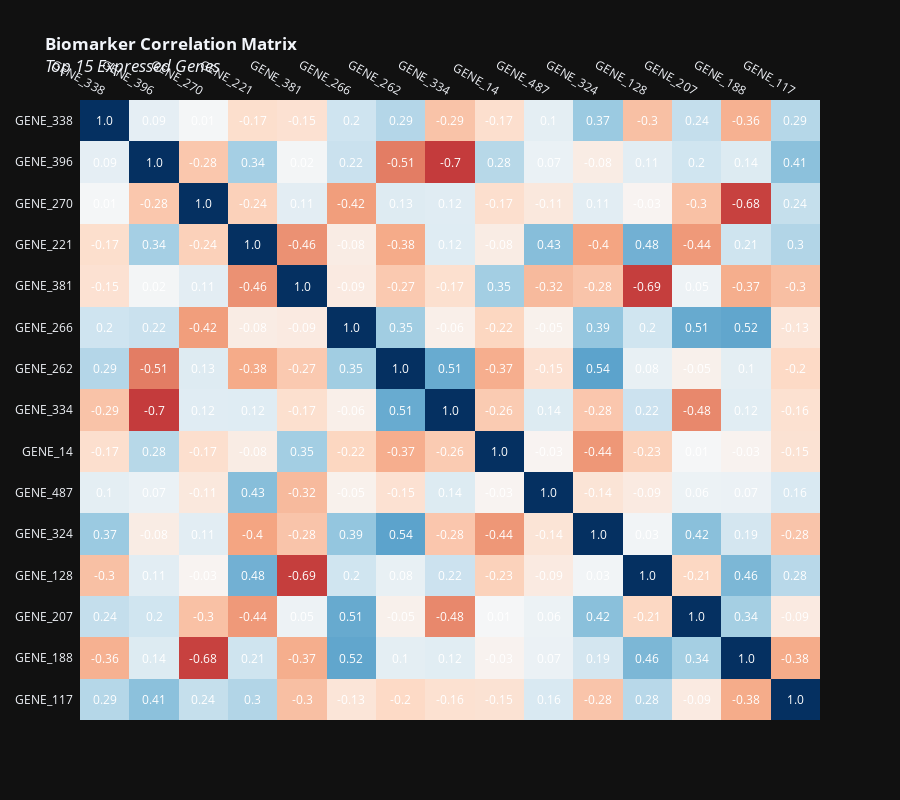

Source (notebook cell):
### Code cell
# Select top 15 biomarkers for correlation
top_biomarkers = data.nlargest(15, 'expression_level')['gene_id'].tolist()

# Generate correlation matrix (simulated - replace with your actual data)
np.random.seed(42)
corr_data = pd.DataFrame(
    np.random.randn(len(top_biomarkers), len(top_biomarkers)),
    columns=top_biomarkers,
    index=top_biomarkers
)
corr_matrix = np.corrcoef(corr_data)
np.fill_diagonal(corr_matrix, 1)

# Create annotated heatmap
fig = ff.create_annotated_heatmap(
    z=corr_matrix,
    x=top_biomarkers,
    y=top_biomarkers,
    annotation_text=np.around(corr_matrix, decimals=2),
    colorscale='RdBu',
    zmin=-1,
    zmax=1,
    hoverinfo='z'
)

fig.update_layout(
    title='<b>Biomarker Correlation Matrix</b><br><i>Top 15 Expressed Genes</i>',
    width=900,
    height=800,
    template='plotly_dark',
    yaxis=dict(autorange='reversed')
)

# ... (keep all the code above line 35 as is) ...

# Add colorbar title - CORRECTED VERSION
fig.update_layout(coloraxis_colorbar=dict(
    title="Correlation"
))

fig.show()

### Figure 1 — Plotly figure (JSON) as saved in the notebook; plotly's stock layout.template omitted (floating-point values rounded to 4 significant figures; data arrays with more than 128 entries replaced by an {"elided": "..."} marker saying what was removed)
{"data": [{"colorscale": [[0, "rgb(103,0,31)"], [0.1, "rgb(178,24,43)"], [0.2, "rgb(214,96,77)"], [0.3, "rgb(244,165,130)"], [0.4, "rgb(253,219,199)"], [0.5, "rgb(247,247,247)"], [0.6, "rgb(209,229,240)"], [0.7, "rgb(146,197,222)"], [0.8, "rgb(67,147,195)"], [0.9, "rgb(33,102,172)"], [1, "rgb(5,48,97)"]], "hoverinfo": "z", "reversescale": false, "showscale": false, "type": "heatmap", "x": ["GENE_338", "GENE_396", "GENE_270", "GENE_221", "GENE_381", "GENE_266", "GENE_262", "GENE_334", "GENE_14", "GENE_487", "GENE_324", "GENE_128", "GENE_207", "GENE_188", "GENE_117"], "y": ["GENE_338", "GENE_396", "GENE_270", "GENE_221", "GENE_381", "GENE_266", "GENE_262", "GENE_334", "GENE_14", "GENE_487", "GENE_324", "GENE_128", "GENE_207", "GENE_188", "GENE_117"], "z": {"elided": "15x15 float values"}, "zmax": 1, "zmin": -1}], "layout": {"annotations": [{"font": {"color": "#FFFFFF"}, "showarrow": false, "text": "1.0", "x": "GENE_338", "xref": "x", "y": "GENE_338", "yref": "y"}, {"font": {"color": "#FFFFFF"}, "showarrow": false, "text": "0.09", "x": "GENE_396", "xref": "x", "y": "GENE_338", "yref": "y"}, {"font": {"color": "#FFFFFF"}, "showarrow": false, "text": "0.01", "x": "GENE_270", "xref": "x", "y": "GENE_338", "yref": "y"}, {"font": {"color": "#FFFFFF"}, "showarrow": false, "text": "-0.17", "x": "GENE_221", "xref": "x", "y": "GENE_338", "yref": "y"}, {"font": {"color": "#FFFFFF"}, "showarrow": false, "text": "-0.15", "x": "GENE_381", "xref": "x", "y": "GENE_338", "yref": "y"}, {"font": {"color": "#FFFFFF"}, "showarrow": false, "text": "0.2", "x": "GENE_266", "xref": "x", "y": "GENE_338", "yref": "y"}, {"font": {"color": "#FFFFFF"}, "showarrow": false, "text": "0.29", "x": "GENE_262", "xref": "x", "y": "GENE_338", "yref": "y"}, {"font": {"color": "#FFFFFF"}, "showarrow": false, "text": "-0.29", "x": "GENE_334", "xref": "x", "y": "GENE_338", "yref": "y"}, {"font": {"color": "#FFFFFF"}, "showarrow": false, "text": "-0.17", "x": "GENE_14", "xref": "x", "y": "GENE_338", "yref": "y"}, {"font": {"color": "#FFFFFF"}, "showarrow": false, "text": "0.1", "x": "GENE_487", "xref": "x", "y": "GENE_338", "yref": "y"}, {"font": {"color": "#FFFFFF"}, "showarrow": false, "text": "0.37", "x": "GENE_324", "xref": "x", "y": "GENE_338", "yref": "y"}, {"font": {"color": "#FFFFFF"}, "showarrow": false, "text": "-0.3", "x": "GENE_128", "xref": "x", "y": "GENE_338", "yref": "y"}, {"font": {"color": "#FFFFFF"}, "showarrow": false, "text": "0.24", "x": "GENE_207", "xref": "x", "y": "GENE_338", "yref": "y"}, {"font": {"color": "#FFFFFF"}, "showarrow": false, "text": "-0.36", "x": "GENE_188", "xref": "x", "y": "GENE_338", "yref": "y"}, {"font": {"color": "#FFFFFF"}, "showarrow": false, "text": "0.29", "x": "GENE_117", "xref": "x", "y": "GENE_338", "yref": "y"}, {"font": {"color": "#FFFFFF"}, "showarrow": false, "text": "0.09", "x": "GENE_338", "xref": "x", "y": "GENE_396", "yref": "y"}, {"font": {"color": "#FFFFFF"}, "showarrow": false, "text": "1.0", "x": "GENE_396", "xref": "x", "y": "GENE_396", "yref": "y"}, {"font": {"color": "#FFFFFF"}, "showarrow": false, "text": "-0.28", "x": "GENE_270", "xref": "x", "y": "GENE_396", "yref": "y"}, {"font": {"color": "#FFFFFF"}, "showarrow": false, "text": "0.34", "x": "GENE_221", "xref": "x", "y": "GENE_396", "yref": "y"}, {"font": {"color": "#FFFFFF"}, "showarrow": false, "text": "0.02", "x": "GENE_381", "xref": "x", "y": "GENE_396", "yref": "y"}, {"font": {"color": "#FFFFFF"}, "showarrow": false, "text": "0.22", "x": "GENE_266", "xref": "x", "y": "GENE_396", "yref": "y"}, {"font": {"color": "#FFFFFF"}, "showarrow": false, "text": "-0.51", "x": "GENE_262", "xref": "x", "y": "GENE_396", "yref": "y"}, {"font": {"color": "#FFFFFF"}, "showarrow": false, "text": "-0.7", "x": "GENE_334", "xref": "x", "y": "GENE_396", "yref": "y"}, {"font": {"color": "#FFFFFF"}, "showarrow": false, "text": "0.28", "x": "GENE_14", "xref": "x", "y": "GENE_396", "yref": "y"}, {"font": {"color": "#FFFFFF"}, "showarrow": false, "text": "0.07", "x": "GENE_487", "xref": "x", "y": "GENE_396", "yref": "y"}, {"font": {"color": "#FFFFFF"}, "showarrow": false, "text": "-0.08", "x": "GENE_324", "xref": "x", "y": "GENE_396", "yref": "y"}, {"font": {"color": "#FFFFFF"}, "showarrow": false, "text": "0.11", "x": "GENE_128", "xref": "x", "y": "GENE_396", "yref": "y"}, {"font": {"color": "#FFFFFF"}, "showarrow": false, "text": "0.2", "x": "GENE_207", "xref": "x", "y": "GENE_396", "yref": "y"}, {"font": {"color": "#FFFFFF"}, "showarrow": false, "text": "0.14", "x": "GENE_188", "xref": "x", "y": "GENE_396", "yref": "y"}, {"font": {"color": "#FFFFFF"}, "showarrow": false, "text": "0.41", "x": "GENE_117", "xref": "x", "y": "GENE_396", "yref": "y"}, {"font": {"color": "#FFFFFF"}, "showarrow": false, "text": "0.01", "x": "GENE_338", "xref": "x", "y": "GENE_270", "yref": "y"}, {"font": {"color": "#FFFFFF"}, "showarrow": false, "text": "-0.28", "x": "GENE_396", "xref": "x", "y": "GENE_270", "yref": "y"}, {"font": {"color": "#FFFFFF"}, "showarrow": false, "text": "1.0", "x": "GENE_270", "xref": "x", "y": "GENE_270", "yref": "y"}, {"font": {"color": "#FFFFFF"}, "showarrow": false, "text": "-0.24", "x": "GENE_221", "xref": "x", "y": "GENE_270", "yref": "y"}, {"font": {"color": "#FFFFFF"}, "showarrow": false, "text": "0.11", "x": "GENE_381", "xref": "x", "y": "GENE_270", "yref": "y"}, {"font": {"color": "#FFFFFF"}, "showarrow": false, "text": "-0.42", "x": "GENE_266", "xref": "x", "y": "GENE_270", "yref": "y"}, {"font": {"color": "#FFFFFF"}, "showarrow": false, "text": "0.13", "x": "GENE_262", "xref": "x", "y": "GENE_270", "yref": "y"}, {"font": {"color": "#FFFFFF"}, "showarrow": false, "text": "0.12", "x": "GENE_334", "xref": "x", "y": "GENE_270", "yref": "y"}, {"font": {"color": "#FFFFFF"}, "showarrow": false, "text": "-0.17", "x": "GENE_14", "xref": "x", "y": "GENE_270", "yref": "y"}, {"font": {"color": "#FFFFFF"}, "showarrow": false, "text": "-0.11", "x": "GENE_487", "xref": "x", "y": "GENE_270", "yref": "y"}, {"font": {"color": "#FFFFFF"}, "showarrow": false, "text": "0.11", "x": "GENE_324", "xref": "x", "y": "GENE_270", "yref": "y"}, {"font": {"color": "#FFFFFF"}, "showarrow": false, "text": "-0.03", "x": "GENE_128", "xref": "x", "y": "GENE_270", "yref": "y"}, {"font": {"color": "#FFFFFF"}, "showarrow": false, "text": "-0.3", "x": "GENE_207", "xref": "x", "y": "GENE_270", "yref": "y"}, {"font": {"color": "#FFFFFF"}, "showarrow": false, "text": "-0.68", "x": "GENE_188", "xref": "x", "y": "GENE_270", "yref": "y"}, {"font": {"color": "#FFFFFF"}, "showarrow": false, "text": "0.24", "x": "GENE_117", "xref": "x", "y": "GENE_270", "yref": "y"}, {"font": {"color": "#FFFFFF"}, "showarrow": false, "text": "-0.17", "x": "GENE_338", "xref": "x", "y": "GENE_221", "yref": "y"}, {"font": {"color": "#FFFFFF"}, "showarrow": false, "text": "0.34", "x": "GENE_396", "xref": "x", "y": "GENE_221", "yref": "y"}, {"font": {"color": "#FFFFFF"}, "showarrow": false, "text": "-0.24", "x": "GENE_270", "xref": "x", "y": "GENE_221", "yref": "y"}, {"font": {"color": "#FFFFFF"}, "showarrow": false, "text": "1.0", "x": "GENE_221", "xref": "x", "y": "GENE_221", "yref": "y"}, {"font": {"color": "#FFFFFF"}, "showarrow": false, "text": "-0.46", "x": "GENE_381", "xref": "x", "y": "GENE_221", "yref": "y"}, {"font": {"color": "#FFFFFF"}, "showarrow": false, "text": "-0.08", "x": "GENE_266", "xref": "x", "y": "GENE_221", "yref": "y"}, {"font": {"color": "#FFFFFF"}, "showarrow": false, "text": "-0.38", "x": "GENE_262", "xref": "x", "y": "GENE_221", "yref": "y"}, {"font": {"color": "#FFFFFF"}, "showarrow": false, "text": "0.12", "x": "GENE_334", "xref": "x", "y": "GENE_221", "yref": "y"}, {"font": {"color": "#FFFFFF"}, "showarrow": false, "text": "-0.08", "x": "GENE_14", "xref": "x", "y": "GENE_221", "yref": "y"}, {"font": {"color": "#FFFFFF"}, "showarrow": false, "text": "0.43", "x": "GENE_487", "xref": "x", "y": "GENE_221", "yref": "y"}, {"font": {"color": "#FFFFFF"}, "showarrow": false, "text": "-0.4", "x": "GENE_324", "xref": "x", "y": "GENE_221", "yref": "y"}, {"font": {"color": "#FFFFFF"}, "showarrow": false, "text": "0.48", "x": "GENE_128", "xref": "x", "y": "GENE_221", "yref": "y"}, {"font": {"color": "#FFFFFF"}, "showarrow": false, "text": "-0.44", "x": "GENE_207", "xref": "x", "y": "GENE_221", "yref": "y"}, {"font": {"color": "#FFFFFF"}, "showarrow": false, "text": "0.21", "x": "GENE_188", "xref": "x", "y": "GENE_221", "yref": "y"}, {"font": {"color": "#FFFFFF"}, "showarrow": false, "text": "0.3", "x": "GENE_117", "xref": "x", "y": "GENE_221", "yref": "y"}, {"font": {"color": "#FFFFFF"}, "showarrow": false, "text": "-0.15", "x": "GENE_338", "xref": "x", "y": "GENE_381", "yref": "y"}, {"font": {"color": "#FFFFFF"}, "showarrow": false, "text": "0.02", "x": "GENE_396", "xref": "x", "y": "GENE_381", "yref": "y"}, {"font": {"color": "#FFFFFF"}, "showarrow": false, "text": "0.11", "x": "GENE_270", "xref": "x", "y": "GENE_381", "yref": "y"}, {"font": {"color": "#FFFFFF"}, "showarrow": false, "text": "-0.46", "x": "GENE_221", "xref": "x", "y": "GENE_381", "yref": "y"}, {"font": {"color": "#FFFFFF"}, "showarrow": false, "text": "1.0", "x": "GENE_381", "xref": "x", "y": "GENE_381", "yref": "y"}, {"font": {"color": "#FFFFFF"}, "showarrow": false, "text": "-0.09", "x": "GENE_266", "xref": "x", "y": "GENE_381", "yref": "y"}, {"font": {"color": "#FFFFFF"}, "showarrow": false, "text": "-0.27", "x": "GENE_262", "xref": "x", "y": "GENE_381", "yref": "y"}, {"font": {"color": "#FFFFFF"}, "showarrow": false, "text": "-0.17", "x": "GENE_334", "xref": "x", "y": "GENE_381", "yref": "y"}, {"font": {"color": "#FFFFFF"}, "showarrow": false, "text": "0.35", "x": "GENE_14", "xref": "x", "y": "GENE_381", "yref": "y"}, {"font": {"color": "#FFFFFF"}, "showarrow": false, "text": "-0.32", "x": "GENE_487", "xref": "x", "y": "GENE_381", "yref": "y"}, {"font": {"color": "#FFFFFF"}, "showarrow": false, "text": "-0.28", "x": "GENE_324", "xref": "x", "y": "GENE_381", "yref": "y"}, {"font": {"color": "#FFFFFF"}, "showarrow": false, "text": "-0.69", "x": "GENE_128", "xref": "x", "y": "GENE_381", "yref": "y"}, {"font": {"color": "#FFFFFF"}, "showarrow": false, "text": "0.05", "x": "GENE_207", "xref": "x", "y": "GENE_381", "yref": "y"}, {"font": {"color": "#FFFFFF"}, "showarrow": false, "text": "-0.37", "x": "GENE_188", "xref": "x", "y": "GENE_381", "yref": "y"}, {"font": {"color": "#FFFFFF"}, "showarrow": false, "text": "-0.3", "x": "GENE_117", "xref": "x", "y": "GENE_381", "yref": "y"}, {"font": {"color": "#FFFFFF"}, "showarrow": false, "text": "0.2", "x": "GENE_338", "xref": "x", "y": "GENE_266", "yref": "y"}, {"font": {"color": "#FFFFFF"}, "showarrow": false, "text": "0.22", "x": "GENE_396", "xref": "x", "y": "GENE_266", "yref": "y"}, {"font": {"color": "#FFFFFF"}, "showarrow": false, "text": "-0.42", "x": "GENE_270", "xref": "x", "y": "GENE_266", "yref": "y"}, {"font": {"color": "#FFFFFF"}, "showarrow": false, "text": "-0.08", "x": "GENE_221", "xref": "x", "y": "GENE_266", "yref": "y"}, {"font": {"color": "#FFFFFF"}, "showarrow": false, "text": "-0.09", "x": "GENE_381", "xref": "x", "y": "GENE_266", "yref": "y"}, {"font": {"color": "#FFFFFF"}, "showarrow": false, "text": "1.0", "x": "GENE_266", "xref": "x", "y": "GENE_266", "yref": "y"}, {"font": {"color": "#FFFFFF"}, "showarrow": false, "text": "0.35", "x": "GENE_262", "xref": "x", "y": "GENE_266", "yref": "y"}, {"font": {"color": "#FFFFFF"}, "showarrow": false, "text": "-0.06", "x": "GENE_334", "xref": "x", "y": "GENE_266", "yref": "y"}, {"font": {"color": "#FFFFFF"}, "showarrow": false, "text": "-0.22", "x": "GENE_14", "xref": "x", "y": "GENE_266", "yref": "y"}, {"font": {"color": "#FFFFFF"}, "showarrow": false, "text": "-0.05", "x": "GENE_487", "xref": "x", "y": "GENE_266", "yref": "y"}, {"font": {"color": "#FFFFFF"}, "showarrow": false, "text": "0.39", "x": "GENE_324", "xref": "x", "y": "GENE_266", "yref": "y"}, {"font": {"color": "#FFFFFF"}, "showarrow": false, "text": "0.2", "x": "GENE_128", "xref": "x", "y": "GENE_266", "yref": "y"}, {"font": {"color": "#FFFFFF"}, "showarrow": false, "text": "0.51", "x": "GENE_207", "xref": "x", "y": "GENE_266", "yref": "y"}, {"font": {"color": "#FFFFFF"}, "showarrow": false, "text": "0.52", "x": "GENE_188", "xref": "x", "y": "GENE_266", "yref": "y"}, {"font": {"color": "#FFFFFF"}, "showarrow": false, "text": "-0.13", "x": "GENE_117", "xref": "x", "y": "GENE_266", "yref": "y"}, {"font": {"color": "#FFFFFF"}, "showarrow": false, "text": "0.29", "x": "GENE_338", "xref": "x", "y": "GENE_262", "yref": "y"}, {"font": {"color": "#FFFFFF"}, "showarrow": false, "text": "-0.51", "x": "GENE_396", "xref": "x", "y": "GENE_262", "yref": "y"}, {"font": {"color": "#FFFFFF"}, "showarrow": false, "text": "0.13", "x": "GENE_270", "xref": "x", "y": "GENE_262", "yref": "y"}, {"font": {"color": "#FFFFFF"}, "showarrow": false, "text": "-0.38", "x": "GENE_221", "xref": "x", "y": "GENE_262", "yref": "y"}, {"font": {"color": "#FFFFFF"}, "showarrow": false, "text": "-0.27", "x": "GENE_381", "xref": "x", "y": "GENE_262", "yref": "y"}, {"font": {"color": "#FFFFFF"}, "showarrow": false, "text": "0.35", "x": "GENE_266", "xref": "x", "y": "GENE_262", "yref": "y"}, {"font": {"color": "#FFFFFF"}, "showarrow": false, "text": "1.0", "x": "GENE_262", "xref": "x", "y": "GENE_262", "yref": "y"}, {"font": {"color": "#FFFFFF"}, "showarrow": false, "text": "0.51", "x": "GENE_334", "xref": "x", "y": "GENE_262", "yref": "y"}, {"font": {"color": "#FFFFFF"}, "showarrow": false, "text": "-0.37", "x": "GENE_14", "xref": "x", "y": "GENE_262", "yref": "y"}, {"font": {"color": "#FFFFFF"}, "showarrow": false, "text": "-0.15", "x": "GENE_487", "xref": "x", "y": "GENE_262", "yref": "y"}, {"font": {"color": "#FFFFFF"}, "showarrow": false, "text": "0.54", "x": "GENE_324", "xref": "x", "y": "GENE_262", "yref": "y"}, {"font": {"color": "#FFFFFF"}, "showarrow": false, "text": "0.08", "x": "GENE_128", "xref": "x", "y": "GENE_262", "yref": "y"}, {"font": {"color": "#FFFFFF"}, "showarrow": false, "text": "-0.05", "x": "GENE_207", "xref": "x", "y": "GENE_262", "yref": "y"}, {"font": {"color": "#FFFFFF"}, "showarrow": false, "text": "0.1", "x": "GENE_188", "xref": "x", "y": "GENE_262", "yref": "y"}, {"font": {"color": "#FFFFFF"}, "showarrow": false, "text": "-0.2", "x": "GENE_117", "xref": "x", "y": "GENE_262", "yref": "y"}, {"font": {"color": "#FFFFFF"}, "showarrow": false, "text": "-0.29", "x": "GENE_338", "xref": "x", "y": "GENE_334", "yref": "y"}, {"font": {"color": "#FFFFFF"}, "showarrow": false, "text": "-0.7", "x": "GENE_396", "xref": "x", "y": "GENE_334", "yref": "y"}, {"font": {"color": "#FFFFFF"}, "showarrow": false, "text": "0.12", "x": "GENE_270", "xref": "x", "y": "GENE_334", "yref": "y"}, {"font": {"color": "#FFFFFF"}, "showarrow": false, "text": "0.12", "x": "GENE_221", "xref": "x", "y": "GENE_334", "yref": "y"}, {"font": {"color": "#FFFFFF"}, "showarrow": false, "text": "-0.17", "x": "GENE_381", "xref": "x", "y": "GENE_334", "yref": "y"}, {"font": {"color": "#FFFFFF"}, "showarrow": false, "text": "-0.06", "x": "GENE_266", "xref": "x", "y": "GENE_334", "yref": "y"}, {"font": {"color": "#FFFFFF"}, "showarrow": false, "text": "0.51", "x": "GENE_262", "xref": "x", "y": "GENE_334", "yref": "y"}, {"font": {"color": "#FFFFFF"}, "showarrow": false, "text": "1.0", "x": "GENE_334", "xref": "x", "y": "GENE_334", "yref": "y"}, {"font": {"color": "#FFFFFF"}, "showarrow": false, "text": "-0.26", "x": "GENE_14", "xref": "x", "y": "GENE_334", "yref": "y"}, {"font": {"color": "#FFFFFF"}, "showarrow": false, "text": "0.14", "x": "GENE_487", "xref": "x", "y": "GENE_334", "yref": "y"}, {"font": {"color": "#FFFFFF"}, "showarrow": false, "text": "-0.28", "x": "GENE_324", "xref": "x", "y": "GENE_334", "yref": "y"}, {"font": {"color": "#FFFFFF"}, "showarrow": false, "text": "0.22", "x": "GENE_128", "xref": "x", "y": "GENE_334", "yref": "y"}, {"font": {"color": "#FFFFFF"}, "showarrow": false, "text": "-0.48", "x": "GENE_207", "xref": "x", "y": "GENE_334", "yref": "y"}, {"font": {"color": "#FFFFFF"}, "showarrow": false, "text": "0.12", "x": "GENE_188", "xref": "x", "y": "GENE_334", "yref": "y"}, {"font": {"color": "#FFFFFF"}, "showarrow": false, "text": "-0.16", "x": "GENE_117", "xref": "x", "y": "GENE_334", "yref": "y"}, {"font": {"color": "#FFFFFF"}, "showarrow": false, "text": "-0.17", "x": "GENE_338", "xref": "x", "y": "GENE_14", "yref": "y"}, {"font": {"color": "#FFFFFF"}, "showarrow": false, "text": "0.28", "x": "GENE_396", "xref": "x", "y": "GENE_14", "yref": "y"}, {"font": {"color": "#FFFFFF"}, "showarrow": false, "text": "-0.17", "x": "GENE_270", "xref": "x", "y": "GENE_14", "yref": "y"}, {"font": {"color": "#FFFFFF"}, "showarrow": false, "text": "-0.08", "x": "GENE_221", "xref": "x", "y": "GENE_14", "yref": "y"}, {"font": {"color": "#FFFFFF"}, "showarrow": false, "text": "0.35", "x": "GENE_381", "xref": "x", "y": "GENE_14", "yref": "y"}, {"font": {"color": "#FFFFFF"}, "showarrow": false, "text": "-0.22", "x": "GENE_266", "xref": "x", "y": "GENE_14", "yref": "y"}, {"font": {"color": "#FFFFFF"}, "showarrow": false, "text": "-0.37", "x": "GENE_262", "xref": "x", "y": "GENE_14", "yref": "y"}, {"font": {"color": "#FFFFFF"}, "showarrow": false, "text": "-0.26", "x": "GENE_334", "xref": "x", "y": "GENE_14", "yref": "y"}, {"font": {"color": "#FFFFFF"}, "showarrow": false, "text": "1.0", "x": "GENE_14", "xref": "x", "y": "GENE_14", "yref": "y"}, {"font": {"color": "#FFFFFF"}, "showarrow": false, "text": "-0.03", "x": "GENE_487", "xref": "x", "y": "GENE_14", "yref": "y"}, {"font": {"color": "#FFFFFF"}, "showarrow": false, "text": "-0.44", "x": "GENE_324", "xref": "x", "y": "GENE_14", "yref": "y"}, {"font": {"color": "#FFFFFF"}, "showarrow": false, "text": "-0.23", "x": "GENE_128", "xref": "x", "y": "GENE_14", "yref": "y"}, {"font": {"color": "#FFFFFF"}, "showarrow": false, "text": "0.01", "x": "GENE_207", "xref": "x", "y": "GENE_14", "yref": "y"}, {"font": {"color": "#FFFFFF"}, "showarrow": false, "text": "-0.03", "x": "GENE_188", "xref": "x", "y": "GENE_14", "yref": "y"}, {"font": {"color": "#FFFFFF"}, "showarrow": false, "text": "-0.15", "x": "GENE_117", "xref": "x", "y": "GENE_14", "yref": "y"}, {"font": {"color": "#FFFFFF"}, "showarrow": false, "text": "0.1", "x": "GENE_338", "xref": "x", "y": "GENE_487", "yref": "y"}, {"font": {"color": "#FFFFFF"}, "showarrow": false, "text": "0.07", "x": "GENE_396", "xref": "x", "y": "GENE_487", "yref": "y"}, {"font": {"color": "#FFFFFF"}, "showarrow": false, "text": "-0.11", "x": "GENE_270", "xref": "x", "y": "GENE_487", "yref": "y"}, {"font": {"color": "#FFFFFF"}, "showarrow": false, "text": "0.43", "x": "GENE_221", "xref": "x", "y": "GENE_487", "yref": "y"}, {"font": {"color": "#FFFFFF"}, "showarrow": false, "text": "-0.32", "x": "GENE_381", "xref": "x", "y": "GENE_487", "yref": "y"}, {"font": {"color": "#FFFFFF"}, "showarrow": false, "text": "-0.05", "x": "GENE_266", "xref": "x", "y": "GENE_487", "yref": "y"}, {"font": {"color": "#FFFFFF"}, "showarrow": false, "text": "-0.15", "x": "GENE_262", "xref": "x", "y": "GENE_487", "yref": "y"}, {"font": {"color": "#FFFFFF"}, "showarrow": false, "text": "0.14", "x": "GENE_334", "xref": "x", "y": "GENE_487", "yref": "y"}, {"font": {"color": "#FFFFFF"}, "showarrow": false, "text": "-0.03", "x": "GENE_14", "xref": "x", "y": "GENE_487", "yref": "y"}, {"font": {"color": "#FFFFFF"}, "showarrow": false, "text": "1.0", "x": "GENE_487", "xref": "x", "y": "GENE_487", "yref": "y"}, {"font": {"color": "#FFFFFF"}, "showarrow": false, "text": "-0.14", "x": "GENE_324", "xref": "x", "y": "GENE_487", "yref": "y"}, {"font": {"color": "#FFFFFF"}, "showarrow": false, "text": "-0.09", "x": "GENE_128", "xref": "x", "y": "GENE_487", "yref": "y"}, {"font": {"color": "#FFFFFF"}, "showarrow": false, "text": "0.06", "x": "GENE_207", "xref": "x", "y": "GENE_487", "yref": "y"}, {"font": {"color": "#FFFFFF"}, "showarrow": false, "text": "0.07", "x": "GENE_188", "xref": "x", "y": "GENE_487", "yref": "y"}, {"font": {"color": "#FFFFFF"}, "showarrow": false, "text": "0.16", "x": "GENE_117", "xref": "x", "y": "GENE_487", "yref": "y"}, {"font": {"color": "#FFFFFF"}, "showarrow": false, "text": "0.37", "x": "GENE_338", "xref": "x", "y": "GENE_324", "yref": "y"}, {"font": {"color": "#FFFFFF"}, "showarrow": false, "text": "-0.08", "x": "GENE_396", "xref": "x", "y": "GENE_324", "yref": "y"}, {"font": {"color": "#FFFFFF"}, "showarrow": false, "text": "0.11", "x": "GENE_270", "xref": "x", "y": "GENE_324", "yref": "y"}, {"font": {"color": "#FFFFFF"}, "showarrow": false, "text": "-0.4", "x": "GENE_221", "xref": "x", "y": "GENE_324", "yref": "y"}, {"font": {"color": "#FFFFFF"}, "showarrow": false, "text": "-0.28", "x": "GENE_381", "xref": "x", "y": "GENE_324", "yref": "y"}, {"font": {"color": "#FFFFFF"}, "showarrow": false, "text": "0.39", "x": "GENE_266", "xref": "x", "y": "GENE_324", "yref": "y"}, {"font": {"color": "#FFFFFF"}, "showarrow": false, "text": "0.54", "x": "GENE_262", "xref": "x", "y": "GENE_324", "yref": "y"}, {"font": {"color": "#FFFFFF"}, "showarrow": false, "text": "-0.28", "x": "GENE_334", "xref": "x", "y": "GENE_324", "yref": "y"}, {"font": {"color": "#FFFFFF"}, "showarrow": false, "text": "-0.44", "x": "GENE_14", "xref": "x", "y": "GENE_324", "yref": "y"}, {"font": {"color": "#FFFFFF"}, "showarrow": false, "text": "-0.14", "x": "GENE_487", "xref": "x", "y": "GENE_324", "yref": "y"}, {"font": {"color": "#FFFFFF"}, "showarrow": false, "text": "1.0", "x": "GENE_324", "xref": "x", "y": "GENE_324", "yref": "y"}, {"font": {"color": "#FFFFFF"}, "showarrow": false, "text": "0.03", "x": "GENE_128", "xref": "x", "y": "GENE_324", "yref": "y"}, {"font": {"color": "#FFFFFF"}, "showarrow": false, "text": "0.42", "x": "GENE_207", "xref": "x", "y": "GENE_324", "yref": "y"}, {"font": {"color": "#FFFFFF"}, "showarrow": false, "text": "0.19", "x": "GENE_188", "xref": "x", "y": "GENE_324", "yref": "y"}, {"font": {"color": "#FFFFFF"}, "showarrow": false, "text": "-0.28", "x": "GENE_117", "xref": "x", "y": "GENE_324", "yref": "y"}, {"font": {"color": "#FFFFFF"}, "showarrow": false, "text": "-0.3", "x": "GENE_338", "xref": "x", "y": "GENE_128", "yref": "y"}, {"font": {"color": "#FFFFFF"}, "showarrow": false, "text": "0.11", "x": "GENE_396", "xref": "x", "y": "GENE_128", "yref": "y"}, {"font": {"color": "#FFFFFF"}, "showarrow": false, "text": "-0.03", "x": "GENE_270", "xref": "x", "y": "GENE_128", "yref": "y"}, {"font": {"color": "#FFFFFF"}, "showarrow": false, "text": "0.48", "x": "GENE_221", "xref": "x", "y": "GENE_128", "yref": "y"}, {"font": {"color": "#FFFFFF"}, "showarrow": false, "text": "-0.69", "x": "GENE_381", "xref": "x", "y": "GENE_128", "yref": "y"}, {"font": {"color": "#FFFFFF"}, "showarrow": false, "text": "0.2", "x": "GENE_266", "xref": "x", "y": "GENE_128", "yref": "y"}, {"font": {"color": "#FFFFFF"}, "showarrow": false, "text": "0.08", "x": "GENE_262", "xref": "x", "y": "GENE_128", "yref": "y"}, {"font": {"color": "#FFFFFF"}, "showarrow": false, "text": "0.22", "x": "GENE_334", "xref": "x", "y": "GENE_128", "yref": "y"}, {"font": {"color": "#FFFFFF"}, "showarrow": false, "text": "-0.23", "x": "GENE_14", "xref": "x", "y": "GENE_128", "yref": "y"}, {"font": {"color": "#FFFFFF"}, "showarrow": false, "text": "-0.09", "x": "GENE_487", "xref": "x", "y": "GENE_128", "yref": "y"}, {"font": {"color": "#FFFFFF"}, "showarrow": false, "text": "0.03", "x": "GENE_324", "xref": "x", "y": "GENE_128", "yref": "y"}, {"font": {"color": "#FFFFFF"}, "showarrow": false, "text": "1.0", "x": "GENE_128", "xref": "x", "y": "GENE_128", "yref": "y"}, {"font": {"color": "#FFFFFF"}, "showarrow": false, "text": "-0.21", "x": "GENE_207", "xref": "x", "y": "GENE_128", "yref": "y"}, {"font": {"color": "#FFFFFF"}, "showarrow": false, "text": "0.46", "x": "GENE_188", "xref": "x", "y": "GENE_128", "yref": "y"}, {"font": {"color": "#FFFFFF"}, "showarrow": false, "text": "0.28", "x": "GENE_117", "xref": "x", "y": "GENE_128", "yref": "y"}, {"font": {"color": "#FFFFFF"}, "showarrow": false, "text": "0.24", "x": "GENE_338", "xref": "x", "y": "GENE_207", "yref": "y"}, {"font": {"color": "#FFFFFF"}, "showarrow": false, "text": "0.2", "x": "GENE_396", "xref": "x", "y": "GENE_207", "yref": "y"}, {"font": {"color": "#FFFFFF"}, "showarrow": false, "text": "-0.3", "x": "GENE_270", "xref": "x", "y": "GENE_207", "yref": "y"}, {"font": {"color": "#FFFFFF"}, "showarrow": false, "text": "-0.44", "x": "GENE_221", "xref": "x", "y": "GENE_207", "yref": "y"}, {"font": {"color": "#FFFFFF"}, "showarrow": false, "text": "0.05", "x": "GENE_381", "xref": "x", "y": "GENE_207", "yref": "y"}, {"font": {"color": "#FFFFFF"}, "showarrow": false, "text": "0.51", "x": "GENE_266", "xref": "x", "y": "GENE_207", "yref": "y"}, {"font": {"color": "#FFFFFF"}, "showarrow": false, "text": "-0.05", "x": "GENE_262", "xref": "x", "y": "GENE_207", "yref": "y"}, {"font": {"color": "#FFFFFF"}, "showarrow": false, "text": "-0.48", "x": "GENE_334", "xref": "x", "y": "GENE_207", "yref": "y"}, {"font": {"color": "#FFFFFF"}, "showarrow": false, "text": "0.01", "x": "GENE_14", "xref": "x", "y": "GENE_207", "yref": "y"}, {"font": {"color": "#FFFFFF"}, "showarrow": false, "text": "0.06", "x": "GENE_487", "xref": "x", "y": "GENE_207", "yref": "y"}, {"font": {"color": "#FFFFFF"}, "showarrow": false, "text": "0.42", "x": "GENE_324", "xref": "x", "y": "GENE_207", "yref": "y"}, {"font": {"color": "#FFFFFF"}, "showarrow": false, "text": "-0.21", "x": "GENE_128", "xref": "x", "y": "GENE_207", "yref": "y"}, {"font": {"color": "#FFFFFF"}, "showarrow": false, "text": "1.0", "x": "GENE_207", "xref": "x", "y": "GENE_207", "yref": "y"}, {"font": {"color": "#FFFFFF"}, "showarrow": false, "text": "0.34", "x": "GENE_188", "xref": "x", "y": "GENE_207", "yref": "y"}, {"font": {"color": "#FFFFFF"}, "showarrow": false, "text": "-0.09", "x": "GENE_117", "xref": "x", "y": "GENE_207", "yref": "y"}, {"font": {"color": "#FFFFFF"}, "showarrow": false, "text": "-0.36", "x": "GENE_338", "xref": "x", "y": "GENE_188", "yref": "y"}, {"font": {"color": "#FFFFFF"}, "showarrow": false, "text": "0.14", "x": "GENE_396", "xref": "x", "y": "GENE_188", "yref": "y"}, {"font": {"color": "#FFFFFF"}, "showarrow": false, "text": "-0.68", "x": "GENE_270", "xref": "x", "y": "GENE_188", "yref": "y"}, {"font": {"color": "#FFFFFF"}, "showarrow": false, "text": "0.21", "x": "GENE_221", "xref": "x", "y": "GENE_188", "yref": "y"}, {"font": {"color": "#FFFFFF"}, "showarrow": false, "text": "-0.37", "x": "GENE_381", "xref": "x", "y": "GENE_188", "yref": "y"}, {"font": {"color": "#FFFFFF"}, "showarrow": false, "text": "0.52", "x": "GENE_266", "xref": "x", "y": "GENE_188", "yref": "y"}, {"font": {"color": "#FFFFFF"}, "showarrow": false, "text": "0.1", "x": "GENE_262", "xref": "x", "y": "GENE_188", "yref": "y"}, {"font": {"color": "#FFFFFF"}, "showarrow": false, "text": "0.12", "x": "GENE_334", "xref": "x", "y": "GENE_188", "yref": "y"}, {"font": {"color": "#FFFFFF"}, "showarrow": false, "text": "-0.03", "x": "GENE_14", "xref": "x", "y": "GENE_188", "yref": "y"}, {"font": {"color": "#FFFFFF"}, "showarrow": false, "text": "0.07", "x": "GENE_487", "xref": "x", "y": "GENE_188", "yref": "y"}, {"font": {"color": "#FFFFFF"}, "showarrow": false, "text": "0.19", "x": "GENE_324", "xref": "x", "y": "GENE_188", "yref": "y"}, {"font": {"color": "#FFFFFF"}, "showarrow": false, "text": "0.46", "x": "GENE_128", "xref": "x", "y": "GENE_188", "yref": "y"}, {"font": {"color": "#FFFFFF"}, "showarrow": false, "text": "0.34", "x": "GENE_207", "xref": "x", "y": "GENE_188", "yref": "y"}, {"font": {"color": "#FFFFFF"}, "showarrow": false, "text": "1.0", "x": "GENE_188", "xref": "x", "y": "GENE_188", "yref": "y"}, {"font": {"color": "#FFFFFF"}, "showarrow": false, "text": "-0.38", "x": "GENE_117", "xref": "x", "y": "GENE_188", "yref": "y"}, {"font": {"color": "#FFFFFF"}, "showarrow": false, "text": "0.29", "x": "GENE_338", "xref": "x", "y": "GENE_117", "yref": "y"}, {"font": {"color": "#FFFFFF"}, "showarrow": false, "text": "0.41", "x": "GENE_396", "xref": "x", "y": "GENE_117", "yref": "y"}, {"font": {"color": "#FFFFFF"}, "showarrow": false, "text": "0.24", "x": "GENE_270", "xref": "x", "y": "GENE_117", "yref": "y"}, {"font": {"color": "#FFFFFF"}, "showarrow": false, "text": "0.3", "x": "GENE_221", "xref": "x", "y": "GENE_117", "yref": "y"}, {"font": {"color": "#FFFFFF"}, "showarrow": false, "text": "-0.3", "x": "GENE_381", "xref": "x", "y": "GENE_117", "yref": "y"}, {"font": {"color": "#FFFFFF"}, "showarrow": false, "text": "-0.13", "x": "GENE_266", "xref": "x", "y": "GENE_117", "yref": "y"}, {"font": {"color": "#FFFFFF"}, "showarrow": false, "text": "-0.2", "x": "GENE_262", "xref": "x", "y": "GENE_117", "yref": "y"}, {"font": {"color": "#FFFFFF"}, "showarrow": false, "text": "-0.16", "x": "GENE_334", "xref": "x", "y": "GENE_117", "yref": "y"}, {"font": {"color": "#FFFFFF"}, "showarrow": false, "text": "-0.15", "x": "GENE_14", "xref": "x", "y": "GENE_117", "yref": "y"}, {"font": {"color": "#FFFFFF"}, "showarrow": false, "text": "0.16", "x": "GENE_487", "xref": "x", "y": "GENE_117", "yref": "y"}, {"font": {"color": "#FFFFFF"}, "showarrow": false, "text": "-0.28", "x": "GENE_324", "xref": "x", "y": "GENE_117", "yref": "y"}, {"font": {"color": "#FFFFFF"}, "showarrow": false, "text": "0.28", "x": "GENE_128", "xref": "x", "y": "GENE_117", "yref": "y"}, {"font": {"color": "#FFFFFF"}, "showarrow": false, "text": "-0.09", "x": "GENE_207", "xref": "x", "y": "GENE_117", "yref": "y"}, {"font": {"color": "#FFFFFF"}, "showarrow": false, "text": "-0.38", "x": "GENE_188", "xref": "x", "y": "GENE_117", "yref": "y"}, {"font": {"color": "#FFFFFF"}, "showarrow": false, "text": "1.0", "x": "GENE_117", "xref": "x", "y": "GENE_117", "yref": "y"}], "coloraxis": {"colorbar": {"title": {"text": "Correlation"}}}, "height": 800, "title": {"text": "<b>Biomarker Correlation Matrix</b><br><i>Top 15 Expressed Genes</i>"}, "width": 900, "xaxis": {"dtick": 1, "gridcolor": "rgb(0, 0, 0)", "side": "top", "ticks": ""}, "yaxis": {"autorange": "reversed", "dtick": 1, "ticks": "", "ticksuffix": "  "}}}
